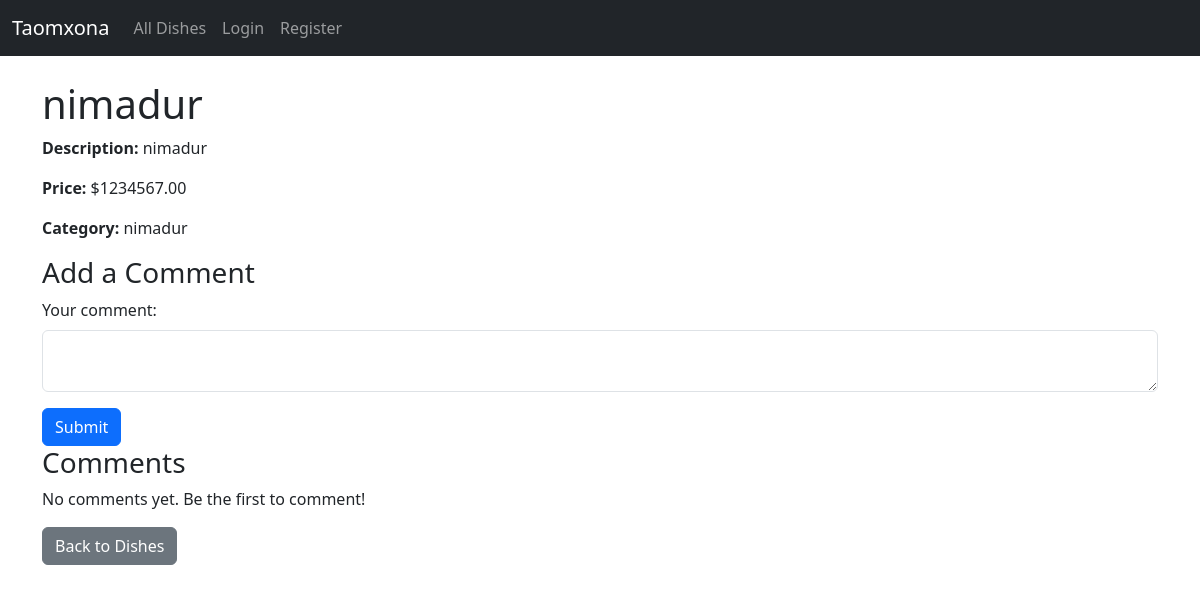
The app's page /dishes/1/, older data.
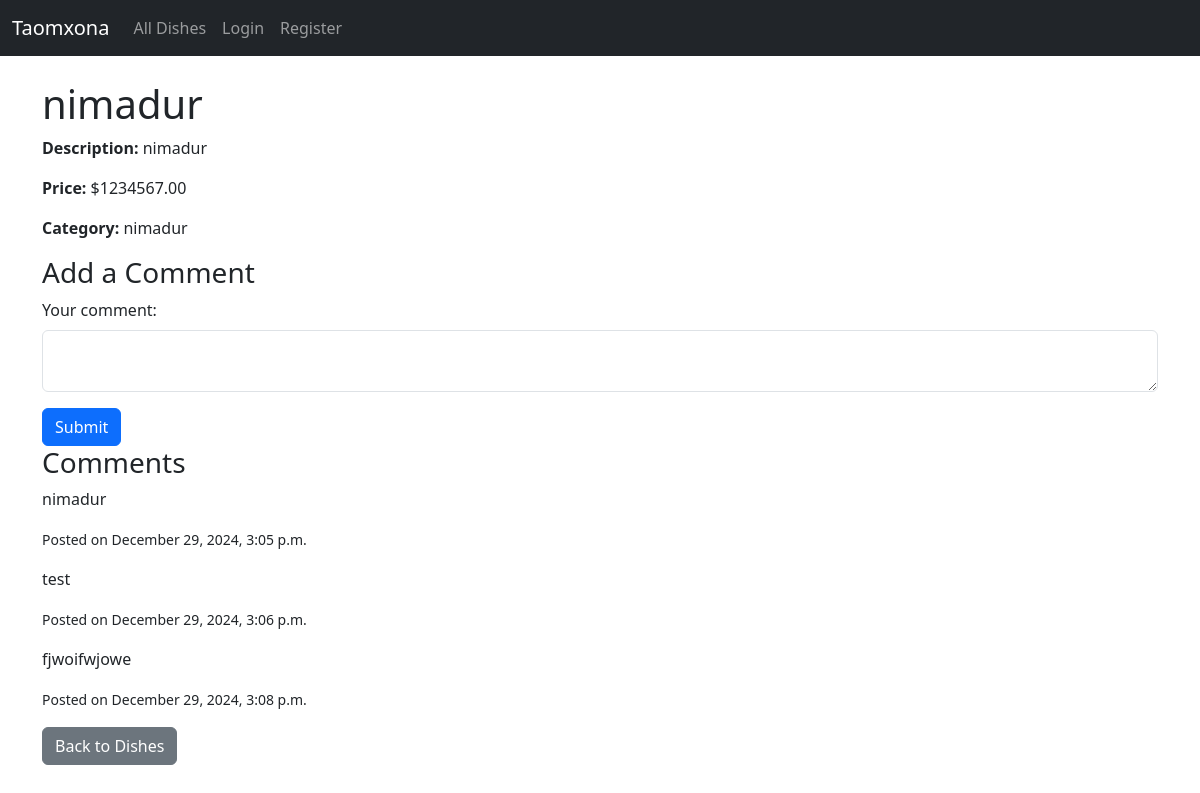
The same page, newer data.
### restaurant/models.py (models this page shows, shortened)
class Dish(models.Model):
    name = models.CharField(max_length=100)
    description = models.TextField()
    price = models.DecimalField(max_digits=10, decimal_places=2)
    category = models.ForeignKey(Category, on_delete=models.CASCADE, related_name='dishes')

class Category(models.Model):
    name = models.CharField(max_length=100)

class Comment(models.Model):
    dish = models.ForeignKey(Dish, related_name='comments', on_delete=models.CASCADE)
    text = models.TextField()
    created_at = models.DateTimeField(auto_now_add=True)

### restaurant/views.py (the view)
# urls.py: path('dishes/<int:dish_id>/', dish_detail, name='dish_detail'),
def dish_detail(request, dish_id):
    dish = get_object_or_404(Dish, id=dish_id)
    comments = dish.comments.all()
    if request.method == 'POST':
        comment_text = request.POST.get('comment')
        if comment_text:
            Comment.objects.create(dish=dish, text=comment_text)
            return redirect('dish_detail', dish_id=dish.id)
    return render(request, 'dishes/dish_detail.html', {'dish': dish, 'comments': comments})

### templates/dishes/dish_detail.html (shortened to what this page needs)
{% extends 'base.html' %}
{% block content %}
<h1>{{ dish.name }}</h1>
<p><strong>Description:</strong> {{ dish.description }}</p>
<p><strong>Price:</strong> ${{ dish.price }}</p>
<p><strong>Category:</strong> {{ dish.category.name }}</p>
<h3>Add a Comment</h3>
<form method="post" action="{% url 'dish_detail' dish.id %}">
    <div class="mb-3">
        <label for="comment" class="form-label">Your comment:</label>
        <textarea id="comment" name="comment" class="form-control" required></textarea>
    </div>
    <button type="submit" class="btn btn-primary">Submit</button>
</form>
<h3>Comments</h3>
<div id="comments-section">
    {% for comment in comments %}
        <div class="comment mb-3">
            <p>{{ comment.text }}</p>
            <small>Posted on {{ comment.created_at|date:"F j, Y, g:i a" }}</small>
        </div>
    {% empty %}
        <p>No comments yet. Be the first to comment!</p>
    {% endfor %}
</div>
<a href="/dishes/" class="btn btn-secondary">Back to Dishes</a>
{% endblock %}

### templates/base.html (shortened to what this page needs)
<!DOCTYPE html>
<html lang="en">
<head>
    <link href="https://cdn.jsdelivr.net/npm/bootstrap@5.3.0/dist/css/bootstrap.min.css" rel="stylesheet">
</head>
<body>
    <nav class="navbar navbar-expand-lg navbar-dark bg-dark">
        <div class="container-fluid">
            <a class="navbar-brand" href="{% url 'home' %}">Taomxona</a>
            <div class="collapse navbar-collapse">
                <ul class="navbar-nav">
                    <li class="nav-item">
                        <a class="nav-link" href="{% url 'all_dishes' %}">All Dishes</a>
                    </li>
                    {% if user.is_authenticated %}
                    <li class="nav-item">
                        <a class="nav-link" href="{% url 'logout' %}">Logout</a>
                    </li>
                    {% else %}
                    <li class="nav-item">
                        <a class="nav-link" href="{% url 'login' %}">Login</a>
                    </li>
                    <li class="nav-item">
                        <a class="nav-link" href="{% url 'register' %}">Register</a>
                    </li>
                    {% endif %}
                </ul>
            </div>
        </div>
    </nav>
    <div class="container mt-4">
        {% block content %}
        {% endblock %}
    </div>
</body>
</html>

Row changes from the older to the newer data that the page shows:
added Comment: text "nimadur", created_at "December 29, 2024, 3:05 p.m."
added Comment: text "test", created_at "December 29, 2024, 3:06 p.m."
added Comment: text "fjwoifwjowe", created_at "December 29, 2024, 3:08 p.m."
Text that changed along with them:
text no longer shown: "No comments yet. Be the first to comment!"
